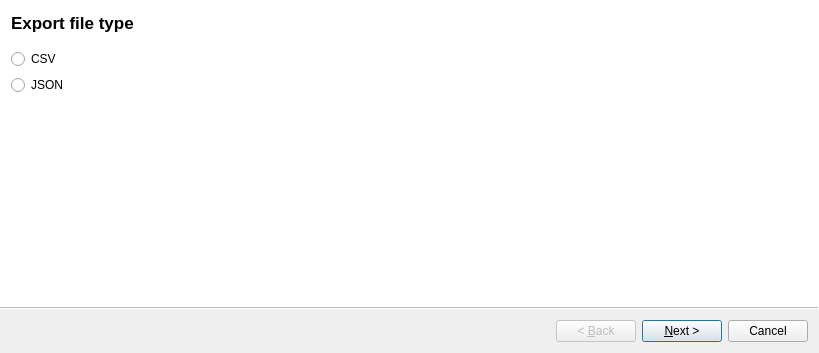
<?xml version="1.0" encoding="UTF-8"?>
<ui version="4.0">
 <class>ExportWizard</class>
 <widget class="QWizard" name="ExportWizard">
  <property name="geometry">
   <rect>
    <x>0</x>
    <y>0</y>
    <width>819</width>
    <height>353</height>
   </rect>
  </property>
  <property name="windowTitle">
   <string>Export</string>
  </property>
  <property name="wizardStyle">
   <enum>QWizard::ModernStyle</enum>
  </property>
  <widget class="QWizardPage" name="page_one">
   <property name="title">
    <string>Export file type</string>
   </property>
   <layout class="QVBoxLayout" name="verticalLayout">
    <item>
     <widget class="QRadioButton" name="csv_export_radio">
      <property name="text">
       <string>CSV</string>
      </property>
     </widget>
    </item>
    <item>
     <widget class="QRadioButton" name="json_export_radio">
      <property name="text">
       <string>JSON</string>
      </property>
     </widget>
    </item>
   </layout>
  </widget>
  <widget class="QWizardPage" name="page_two">
   <property name="title">
    <string>Nested Object Export</string>
   </property>
   <property name="subTitle">
    <string/>
   </property>
   <layout class="QVBoxLayout" name="verticalLayout_2">
    <property name="spacing">
     <number>12</number>
    </property>
    <item>
     <widget class="QLabel" name="label">
      <property name="text">
       <string>&lt;html&gt;&lt;head/&gt;&lt;body&gt;&lt;p&gt;How would you like nested objects?  ie: When exporting a list of users would you like the users posts to be exported with full attributes such as date posted, title, etc. or would you like the post to be exported as the title of the post only?&lt;/p&gt;&lt;/body&gt;&lt;/html&gt;</string>
      </property>
      <property name="wordWrap">
       <bool>true</bool>
      </property>
     </widget>
    </item>
    <item>
     <widget class="QRadioButton" name="export_complete_nested_radio">
      <property name="text">
       <string>Export complete nested objects</string>
      </property>
     </widget>
    </item>
    <item>
     <widget class="QRadioButton" name="export_nested_name_radio">
      <property name="text">
       <string>Export names of nested objects only</string>
      </property>
     </widget>
    </item>
   </layout>
  </widget>
  <widget class="QWizardPage" name="page_three">
   <property name="title">
    <string>Export Path</string>
   </property>
   <layout class="QVBoxLayout" name="verticalLayout_3">
    <item>
     <layout class="QHBoxLayout" name="horizontalLayout">
      <item>
       <widget class="QLineEdit" name="export_path_line_edit"/>
      </item>
      <item>
       <widget class="QPushButton" name="path_dialog_button">
        <property name="text">
         <string>Select Path</string>
        </property>
       </widget>
      </item>
     </layout>
    </item>
   </layout>
  </widget>
 </widget>
 <resources/>
 <connections/>
</ui>
